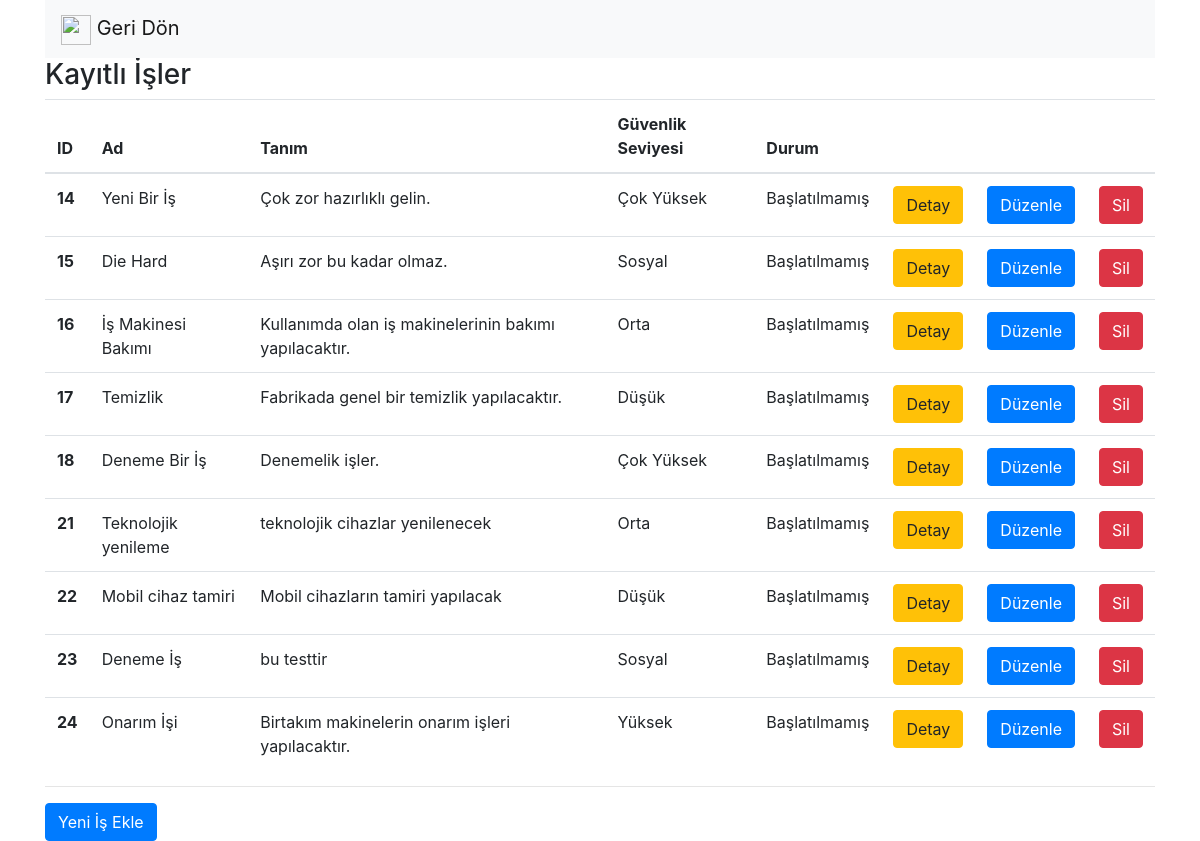
/isListe, run on the app's committed database.
### safeputapp/models.py (models this page shows, shortened)
class Is(models.Model):
    ad = models.CharField(max_length = 50, verbose_name = "Ad")
    tanim = models.CharField(max_length = 250, verbose_name = "Tanım")
    fatura_no = models.CharField(max_length = 20, verbose_name = "Fatura Numarası")
    guvenlik_seviye = models.ForeignKey(GuvenlikSeviye, on_delete = models.CASCADE, verbose_name = "Güvenlik Seviyesi")
    is_durum = models.ForeignKey(IsDurum, on_delete = models.CASCADE, verbose_name = "Durum")
    aktifmi = models.BooleanField(verbose_name = "Aktif mi?", default = True)
    firma_id = models.ForeignKey(Firma, on_delete = models.CASCADE, verbose_name = "Firma")
    olusturma_tarihi = models.DateTimeField(auto_now_add = True, blank = True, verbose_name = "Oluşturma Tarihi")
    duzunleme_tarihi = models.DateTimeField(verbose_name = "Duzenleme Tarihi", blank = True, null = True)
    baglanti = models.CharField(max_length = 100, verbose_name = "Bağlantı")

class GuvenlikSeviye(models.Model):
    ad = models.CharField(max_length = 50, verbose_name = "Ad", null = False, blank = False)
    def __unicode__(self):
        return self.ad

class IsDurum(models.Model):
    tanim = models.CharField(max_length = 50, verbose_name = "Tanım", null = False, blank = False)
    def __unicode__(self):
        return self.tanim

### safeputapp/views.py (the view)
# urls.py: url(r'^isListe', isListe),
def isListe(request):
    isler = Is.objects.all()
    return render(request, "isListe.html", { "isler" : isler })

### safeputapp/templates/isListe.html (shortened to what this page needs)
<!DOCTYPE html>
    <html>
        <head>
        <link rel="stylesheet" href="https://maxcdn.bootstrapcdn.com/bootstrap/4.0.0/css/bootstrap.min.css">
        </head>
        <body>
            <div class="container">
                <nav class="navbar navbar-light bg-light">
                    <a class="navbar-brand" href="anasayfa">
                        <img src="https://image.flaticon.com/icons/svg/118/118739.svg" width="30" height="30" alt=""> Geri Dön
                    </a>
                </nav>
                <h3>Kayıtlı İşler</h3>
                    {% if isler %}
                        <table class="table">
                            <thead>
                                <tr>
                                <th scope="col">ID</th>
                                <th scope="col">Ad</th>
                                <th scope="col">Tanım</th>
                                <th scope="col">Güvenlik Seviyesi</th>
                                <th scope="col">Durum</th>
                                <th scope="col"></th>
                                <th scope="col"></th>
                                <th scope="col"></th>
                                </tr>
                            </thead>
                            <tbody>
                                {% for mevcutIs in isler %}
                                    {% if mevcutIs.aktifmi %}
                                        <tr>
                                            <th scope="row"> {{ mevcutIs.id }} </th>
                                            <td> {{ mevcutIs.ad }} </td>
                                            <td> {{ mevcutIs.tanim }} </td>
                                            <td> {{ mevcutIs.guvenlik_seviye }} </td>
                                            <td> {{ mevcutIs.is_durum }} </td>
                                            <td><a href="/isDetay/{{mevcutIs.id}}" class="btn btn-warning">Detay</td>
                                            <td><a href="/isDuzenle/{{mevcutIs.id}}" class="btn btn-primary">Düzenle</td>
                                            <td><a href="/isSil/{{mevcutIs.id}}" class="btn btn-danger">Sil</td>
                                        </tr>
                                    {% endif %}
                                {% endfor %}
                            </tbody>
                        </table>
                    {% else %}
                        <div class="alert alert-danger">
                            Kayıt bulunamadı.
                        </div>
                    {% endif %}
                <hr>
                <a href="isEkle" class="btn btn-primary"> Yeni İş Ekle </a>
            </div>
        </body>
</html>

### data on the page
Is: id "14", ad "Yeni Bir İş", tanim "Çok zor hazırlıklı gelin.", guvenlik_seviye "Çok Yüksek", is_durum "Başlatılmamış"
Is: id "15", ad "Die Hard", tanim "Aşırı zor bu kadar olmaz.", guvenlik_seviye "Sosyal", is_durum "Başlatılmamış"
Is: id "16", ad "İş Makinesi Bakımı", tanim "Kullanımda olan iş makinelerinin bakımı yapılacaktır.", guvenlik_seviye "Orta", is_durum "Başlatılmamış"
Is: id "17", ad "Temizlik", tanim "Fabrikada genel bir temizlik yapılacaktır.", guvenlik_seviye "Düşük", is_durum "Başlatılmamış"
Is: id "18", ad "Deneme Bir İş", tanim "Denemelik işler.", guvenlik_seviye "Çok Yüksek", is_durum "Başlatılmamış"
Is: id "21", ad "Teknolojik yenileme", tanim "teknolojik cihazlar yenilenecek", guvenlik_seviye "Orta", is_durum "Başlatılmamış"
Is: id "22", ad "Mobil cihaz tamiri", tanim "Mobil cihazların tamiri yapılacak", guvenlik_seviye "Düşük", is_durum "Başlatılmamış"
Is: id "23", ad "Deneme İş", tanim "bu testtir", guvenlik_seviye "Sosyal", is_durum "Başlatılmamış"
Is: id "24", ad "Onarım İşi", tanim "Birtakım makinelerin onarım işleri yapılacaktır.", guvenlik_seviye "Yüksek", is_durum "Başlatılmamış"
